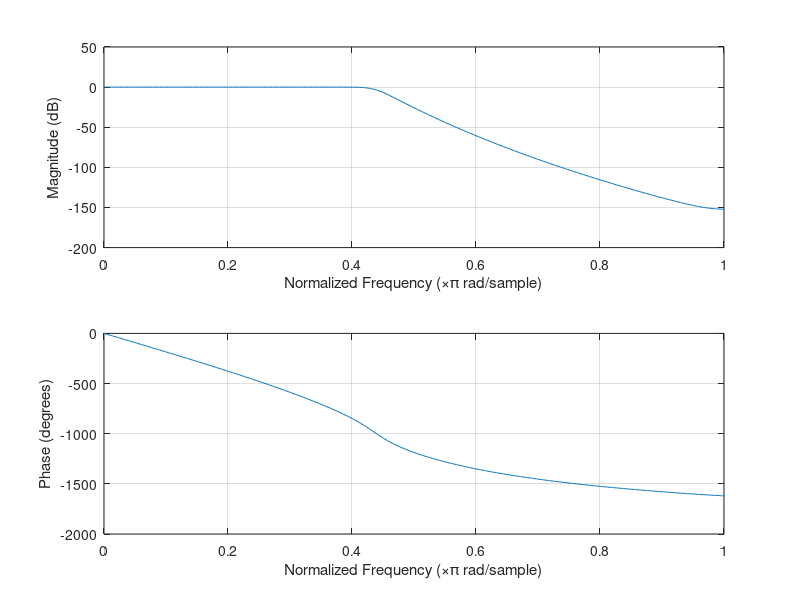

Write the MATLAB code that produced this figure. (Note: this script raises an error after producing the figure.)
%Invariance Impulse
clc
clear
close all

fs=1;
ts=1/fs;

wp=0.4*pi;
ws=0.6*pi;

Delta1=0.01;
Delta2=0.001;

kp=-20*log10(1-Delta1);
ks=-20*log10(Delta2);

[n,wn]=buttord(wp,ws,kp,ks,'s');
[b,a] = butter(n,wn,'s');
[bz,az]=impinvar(b,a,fs);

freqz(bz,az);
fvtool(bz,az);